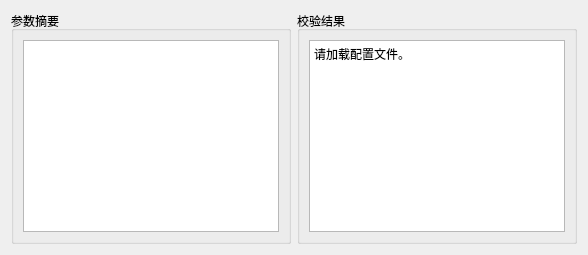
           <widget class="QWidget" name="cdprStructureTab">
            <attribute name="title">
             <string>结构参数</string>
            </attribute>
            <layout class="QHBoxLayout" name="cdprStructureLayout">
             <item>
              <widget class="QGroupBox" name="cdprSummaryGroup">
               <property name="title">
                <string>参数摘要</string>
               </property>
               <layout class="QVBoxLayout" name="cdprSummaryLayout">
                <item>
                 <widget class="QPlainTextEdit" name="cdprSummaryEdit">
                  <property name="readOnly">
                   <bool>true</bool>
                  </property>
                 </widget>
                </item>
               </layout>
              </widget>
             </item>
             <item>
              <widget class="QGroupBox" name="cdprValidationGroup">
               <property name="title">
                <string>校验结果</string>
               </property>
               <layout class="QVBoxLayout" name="cdprValidationLayout">
                <item>
                 <widget class="QPlainTextEdit" name="cdprValidationEdit">
                  <property name="readOnly">
                   <bool>true</bool>
                  </property>
                  <property name="plainText">
                   <string>请加载配置文件。</string>
                  </property>
                 </widget>
                </item>
               </layout>
              </widget>
             </item>
            </layout>
           </widget>
